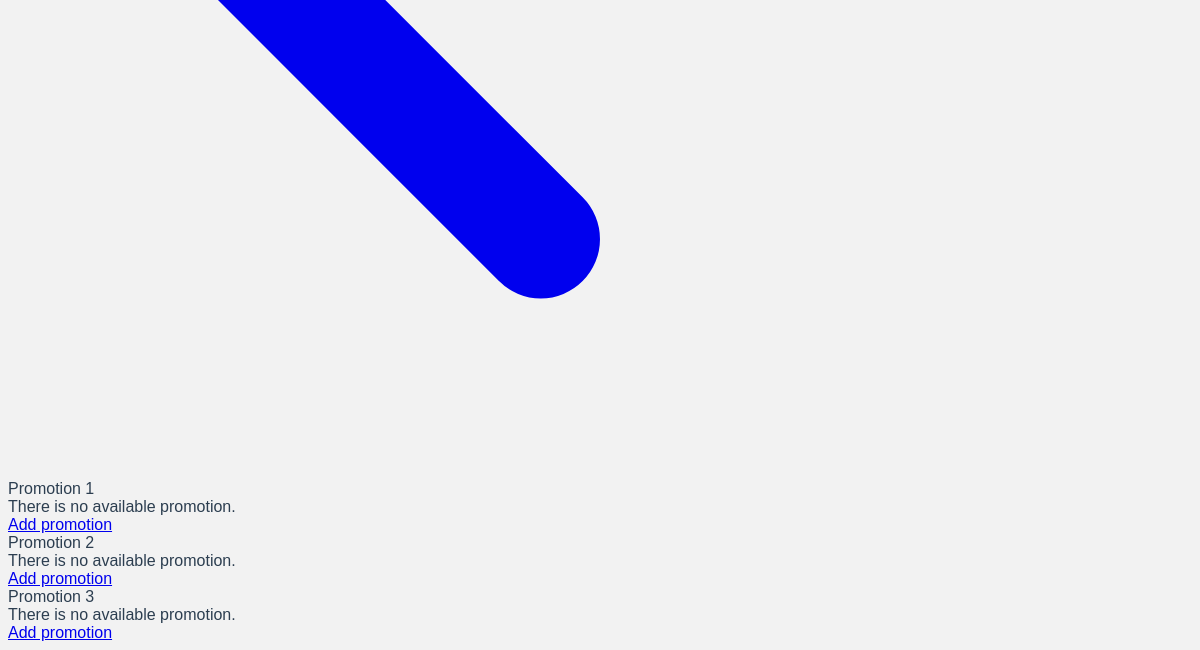
The page /viewpromotion (signed in, lower part) on the database as committed earlier.
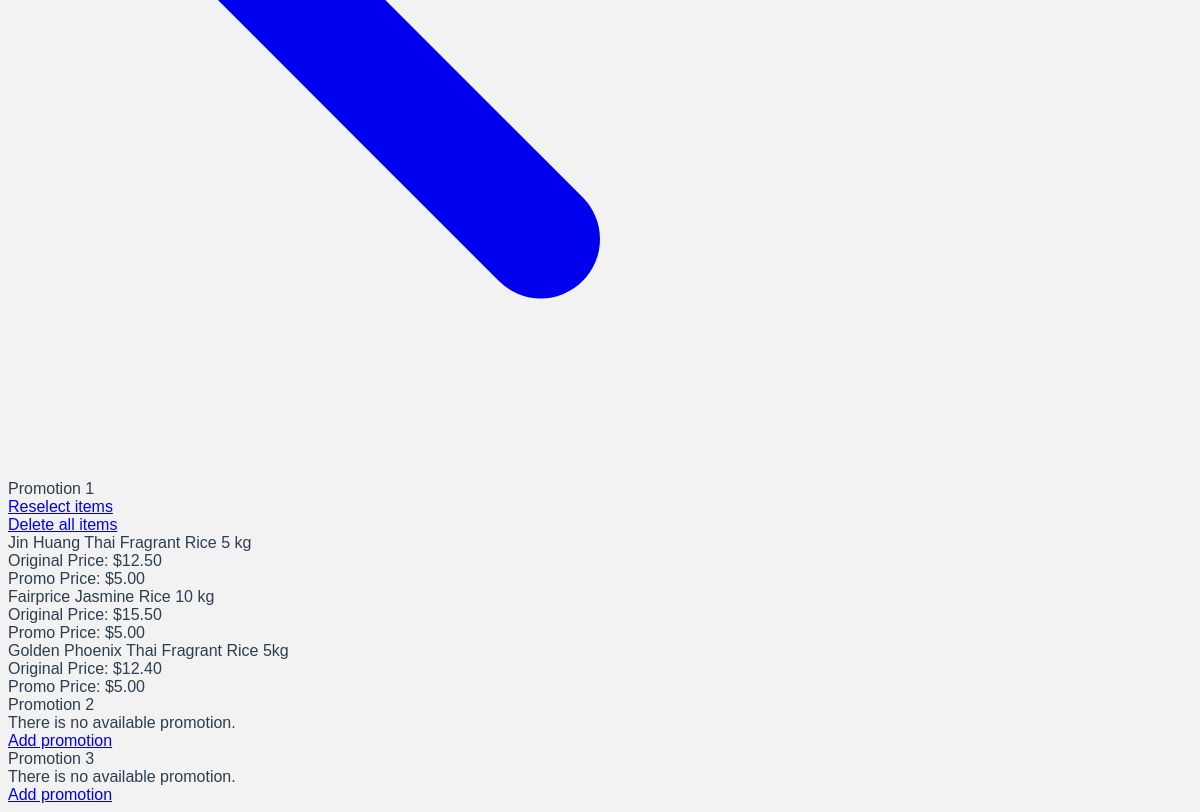
The same page on the database as committed later.
### app/main.py (models this page shows)
class Record_Of_Items(db.Model):
    __tablename__ = 'record_of_items'
    id = db.Column(db.Integer,primary_key = True)
    name = db.Column(db.String(200),default = '-')
    info = db.Column(db.String(200),default = '-')
    price = db.Column(db.Integer,default = '-')
    cat = db.Column(db.String(200),default = '-')
    image = db.Column(db.String(200),default = '')
    quantifier = db.Column(db.String(200),default='')
    promo_items = db.relationship('Promo_Items', backref="item")
    cart_items = db.relationship('Cart_Items', backref="item")

class Promo_Items(db.Model):
    __tablename__ = 'promo_items'
    id = db.Column(db.Integer, primary_key=True)
    itemID = db.Column(db.Integer, db.ForeignKey('record_of_items.id'))
    promo_no = db.Column(db.Integer,default = '-')
    promo_price = db.Column(db.Integer,default = '-')

### app/main.py (the view)
@app.route('/viewpromotion', methods=['POST', 'GET'])
def viewpromotion():
        if request.method == 'GET':
            promo_dis1 = db.session.query(Record_Of_Items,Promo_Items)\
                .filter(Promo_Items.promo_no == 1)\
                .filter(Record_Of_Items.id == Promo_Items.itemID)
            promo_dis2 = db.session.query(Record_Of_Items,Promo_Items)\
                .filter(Promo_Items.promo_no == 2)\
                .filter(Record_Of_Items.id == Promo_Items.itemID)
            promo_dis3 = db.session.query(Record_Of_Items,Promo_Items)\
                .filter(Promo_Items.promo_no == 3)\
                .filter(Record_Of_Items.id == Promo_Items.itemID)
            if 'admin' in session:
                return render_template('viewpromotion.html',promo_dis1= promo_dis1,\
                    promo_dis2= promo_dis2, promo_dis3=promo_dis3)
            elif 'teacher' in session:
                teacher = db.session.query(TrAcc).filter_by(name = session['teacher']).first()
                return render_template('teacherpromo.html', current_promo = teacher.promo_state, promo_dis1= promo_dis1,\
                    promo_dis2= promo_dis2, promo_dis3=promo_dis3)

### app/templates/viewpromotion.html (shortened to what this page needs)
<!DOCTYPE html>
<html>
<head>
    <link rel="stylesheet" href="https://unpkg.com/@zaydek/duomo@0.7.1/dist/production-full.css">
</head>
<body>
    <nav class="sticky t-0 shadow shadow-lg hstack w-full p-12 bg-white">
        <div class="unhidden md:hidden group">
            <div class="zstack w-40 h-40">
                <a href="{{url_for('admin')}}">
                    <svg class="w-36 h-36" fill="currentColor" viewBox="0 0 20 20" xmlns="http://www.w3.org/2000/svg"><path fill-rule="evenodd" d="M9.707 16.707a1 1 0 01-1.414 0l-6-6a1 1 0 010-1.414l6-6a1 1 0 011.414 1.414L5.414 9H17a1 1 0 110 2H5.414l4.293 4.293a1 1 0 010 1.414z" clip-rule="evenodd"></path></svg>
                </a>
            </div>
        </div>
    </nav>
    <div class="container py-28">
        <div class="vstack md:hstack md:space-28 h-auto">
            <div id="example-1" class=" vstack space-28">
                <div class="vstack bg-gray-200 p-28 space-28 align-start rounded-28 mx-8">
                  <div class="hstack w-full space-12">
                    <div class="text-28">Promotion 1</div>
                    {% if promo_dis1.count() != 0 %}
                        <a href="{{url_for('setPromoNo', promo_no=1)}}" class="vstack">
                            <div class="bg-white shadow shadow-md p-16">Reselect items</div>
                        </a>
                        <a href="{{url_for('promodelete', promoid=1)}}" class="vstack">
                            <div class="bg-red-500 shadow shadow-md p-16 color-white">Delete all items</div>
                        </a>
                        {% endif %}
                  </div>
                    <div class="align-self-stretch grid grid-cols-1 sm:grid-cols-1 md:grid-cols-2 lg:grid-cols-4 gap-8">
                        {% if promo_dis1.count() == 0 %}
                        <div class="vstack align-start space-12">
                          <div class="text-20">There is no available promotion.</div>
                          <a href="{{url_for('setPromoNo', promo_no=1)}}" class="bg-white shadow shadow-md p-16">Add promotion</a>
                        </div>
                        {% else %}
                        {% for item in promo_dis1 %}
                        <div class="vstack space-8 align-start w-full md:w-full h-224 md:h-288 bg-white shadow shadow-md p-16">
                            <div class="text-20">{{item[0].name}}</div>
                            <div class="text-14">Original Price: {{"$%.2f"|format(item[0].price)}}</div>
                            <div class="text-14">Promo Price: {{"$%.2f"|format(item[1].promo_price)}}</div>
                        </div>
                        {% endfor %}
                        {% endif %}
                    </div>
                </div>
            </div>
        </div>
    </div>
    <div class="container py-28">
        <div class="vstack md:hstack md:space-28 h-auto">
            <div id="example-1" class=" vstack space-28">
                <div class="vstack bg-gray-200 p-28 space-28 align-start rounded-28 mx-8">
                  <div class="hstack w-full space-12">
                    <div class="text-28">Promotion 2</div>
                  </div>
                    <div class="align-self-stretch grid grid-cols-1 sm:grid-cols-1 md:grid-cols-2 lg:grid-cols-4 gap-8">
                        {% if promo_dis2.count() == 0 %}
                        <div class="vstack align-start space-12">
                          <div class="text-20">There is no available promotion.</div>
                          <a href="{{url_for('setPromoNo', promo_no=2)}}" class="bg-white shadow shadow-md p-16">Add promotion</a>
                        </div>
                        {% endif %}
                    </div>
                </div>
            </div>
        </div>
    </div>
    <div class="container py-28">
        <div class="vstack md:hstack md:space-28 h-auto">
            <div id="example-1" class=" vstack space-28">
                <div class="vstack bg-gray-200 p-28 space-28 align-start rounded-28 mx-8">
                  <div class="hstack w-full space-12">
                    <div class="text-28">Promotion 3</div>
                  </div>
                    <div class="align-self-stretch grid grid-cols-1 sm:grid-cols-1 md:grid-cols-2 lg:grid-cols-4 gap-8">
                        {% if promo_dis3.count() == 0 %}
                        <div class="vstack align-start space-12">
                          <div class="text-20">There is no available promotion.</div>
                          <a href="{{url_for('setPromoNo', promo_no=3)}}" class="bg-white shadow shadow-md p-16">Add promotion</a>
                        </div>
                        {% endif %}
                    </div>
                </div>
            </div>
        </div>
    </div>
</body>
</html>

### app/templates/viewpromotion.html (style rules this page uses)
:root { --bg-color: #F2F2F2; --text-color: #2c3e50; --hover-color: #83A9BD; --title-color: #2c3e50; }
body { font-family: Avenir, Helvetica, Arial, sans-serif; -webkit-font-smoothing: antialiased; -moz-osx-font-smoothing: grayscale; color: var(--text-color); background-color: var(--bg-color); }

Rows that differ between the two databases and show on the page:
now on this page (row unchanged): Record_Of_Items: name "Jin Huang Thai Fragrant Rice 5 kg", price "$12.50"
added Promo_Items: promo_price "$5.00"
now on this page (row unchanged): Record_Of_Items: name "Fairprice Jasmine Rice 10 kg", price "$15.50"
added Promo_Items: promo_price "$5.00"
now on this page (row unchanged): Record_Of_Items: name "Golden Phoenix Thai Fragrant Rice 5kg", price "$12.40"
added Promo_Items: promo_price "$5.00"
Other text that changed with them:
text no longer shown: "There is no available promotion. Add promotion"
text now shown: "Reselect items Delete all items"
